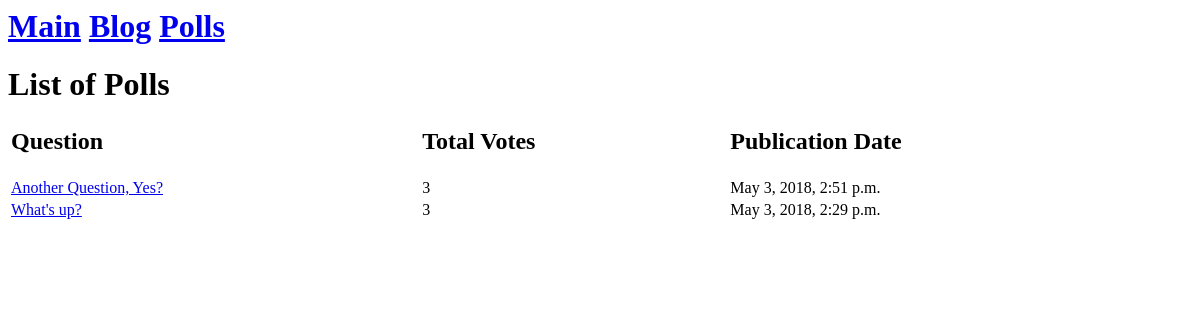
/polls/, run on an earlier commit of the app's database.
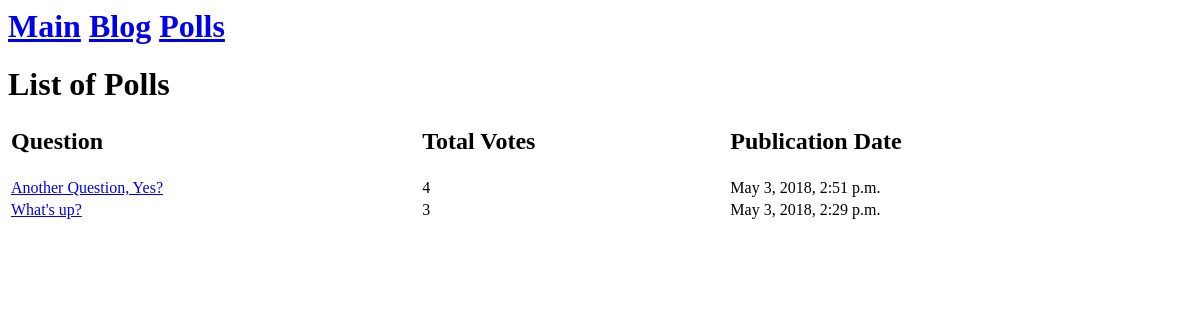
And on a later commit of the database.
### polls/models.py (models this page shows, shortened)
class Question(models.Model):
    question_text = models.CharField(max_length=200)
    pub_date = models.DateTimeField('date published')
    def was_published_recently(self):
        now = timezone.now()
        return now - datetime.timedelta(days=1) <= self.pub_date <= now
    def total_votes(self):
        total_votes = 0
        for choice in self.choice_set.all():
            total_votes += choice.votes
        return total_votes
    was_published_recently.admin_order_field = 'pub_date'
    was_published_recently.boolean = True
    was_published_recently.short_description = 'Published recently?'

class Choice(models.Model):
    question = models.ForeignKey(Question, on_delete=models.CASCADE)
    choice_text = models.CharField(max_length=200)
    votes = models.IntegerField(default=0)

### polls/views.py (the view)
class IndexView(generic.ListView):
    template_name = 'polls/index.html'
    context_object_name = 'latest_question_list'
    def get_queryset(self):
        return Question.objects.filter(pub_date__lte=timezone.now()).order_by('-pub_date')[:5]

### polls/templates/polls/index.html
{% extends 'polls/base.html' %}
{% load static %}
{% block content %}
    <div class="page-header">
        <h1>List of Polls</h1>
    </div>
    {% if latest_question_list %}
        <Table width="100%">
            <tr class="border_bottom">
                <td><h2>Question</h2></td>
                <td><h2>Total Votes</h2></td>
                <td><h2>Publication Date</h2></td>
            </tr>
        {% for question in latest_question_list %}
            <tr class="border_bottom">
                <td><a href="{% url 'polls:detail' question.id %}">{{ question.question_text }}</a></td>
                <td>{{ question.total_votes }} </td>
                <td>{{ question.pub_date }}</li></td>
            </tr>
        {% endfor %}
        </Table>
    {% else %}
        <p>No polls are available.</p>
    {% endif %}
{% endblock %}

### polls/templates/polls/base.html (shortened to what this page needs)
{% extends 'main/header.html' %}
{% load static %}

### main/templates/main/header.html
<h1><a class="btn btn-default" href="{% url 'main:index' %}">Main</a>
    <a class="btn btn-default" href="{% url 'blog:index' %}">Blog</a>
    <a class="btn btn-default" href="{% url 'polls:index' %}">Polls</a></h1>
{% block content %}
{% endblock %}

What changed in the data, as far as the page shows it:
changed through a linked row, Question "Another Question, Yes?": total_votes "3" → "4"
